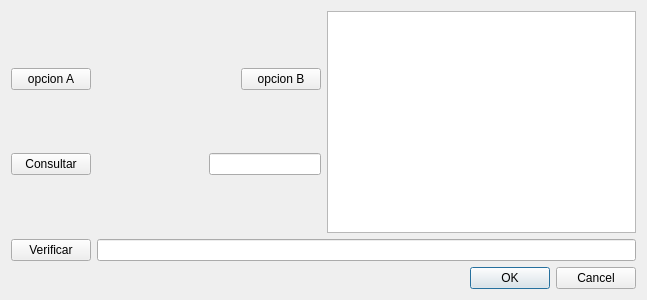
<?xml version="1.0" encoding="UTF-8"?>
<ui version="4.0">
 <class>DPrincipal</class>
 <widget class="QDialog" name="DPrincipal">
  <property name="geometry">
   <rect>
    <x>0</x>
    <y>0</y>
    <width>647</width>
    <height>300</height>
   </rect>
  </property>
  <property name="windowTitle">
   <string>Dialog</string>
  </property>
  <layout class="QVBoxLayout" name="verticalLayout_2">
   <item>
    <layout class="QHBoxLayout" name="horizontalLayout_4">
     <item>
      <layout class="QVBoxLayout" name="verticalLayout">
       <item>
        <layout class="QHBoxLayout" name="horizontalLayout">
         <item>
          <widget class="QPushButton" name="BOpcionA">
           <property name="text">
            <string>opcion A</string>
           </property>
          </widget>
         </item>
         <item>
          <spacer name="horizontalSpacer">
           <property name="orientation">
            <enum>Qt::Horizontal</enum>
           </property>
           <property name="sizeHint" stdset="0">
            <size>
             <width>40</width>
             <height>20</height>
            </size>
           </property>
          </spacer>
         </item>
         <item>
          <widget class="QPushButton" name="bOpcionb">
           <property name="text">
            <string>opcion B</string>
           </property>
          </widget>
         </item>
        </layout>
       </item>
       <item>
        <layout class="QHBoxLayout" name="horizontalLayout_2">
         <item>
          <widget class="QPushButton" name="bConsultar">
           <property name="text">
            <string>Consultar</string>
           </property>
          </widget>
         </item>
         <item>
          <spacer name="horizontalSpacer_2">
           <property name="orientation">
            <enum>Qt::Horizontal</enum>
           </property>
           <property name="sizeHint" stdset="0">
            <size>
             <width>40</width>
             <height>20</height>
            </size>
           </property>
          </spacer>
         </item>
         <item>
          <widget class="QLineEdit" name="consultarText"/>
         </item>
        </layout>
       </item>
      </layout>
     </item>
     <item>
      <widget class="QPlainTextEdit" name="texto"/>
     </item>
    </layout>
   </item>
   <item>
    <layout class="QHBoxLayout" name="horizontalLayout_3">
     <item>
      <widget class="QPushButton" name="bVerificar">
       <property name="text">
        <string>Verificar</string>
       </property>
      </widget>
     </item>
     <item>
      <widget class="QLineEdit" name="verificarText"/>
     </item>
    </layout>
   </item>
   <item>
    <widget class="QDialogButtonBox" name="buttonBox">
     <property name="orientation">
      <enum>Qt::Horizontal</enum>
     </property>
     <property name="standardButtons">
      <set>QDialogButtonBox::Cancel|QDialogButtonBox::Ok</set>
     </property>
    </widget>
   </item>
  </layout>
 </widget>
 <resources/>
 <connections>
  <connection>
   <sender>buttonBox</sender>
   <signal>accepted()</signal>
   <receiver>DPrincipal</receiver>
   <slot>accept()</slot>
   <hints>
    <hint type="sourcelabel">
     <x>248</x>
     <y>254</y>
    </hint>
    <hint type="destinationlabel">
     <x>157</x>
     <y>274</y>
    </hint>
   </hints>
  </connection>
  <connection>
   <sender>buttonBox</sender>
   <signal>rejected()</signal>
   <receiver>DPrincipal</receiver>
   <slot>reject()</slot>
   <hints>
    <hint type="sourcelabel">
     <x>316</x>
     <y>260</y>
    </hint>
    <hint type="destinationlabel">
     <x>286</x>
     <y>274</y>
    </hint>
   </hints>
  </connection>
 </connections>
</ui>
